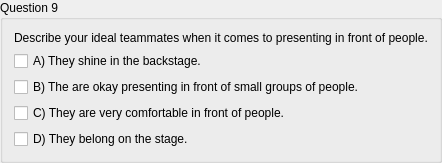
        <widget class="QGroupBox" name="groupBox_18">
         <property name="title">
          <string>Question 9</string>
         </property>
         <layout class="QGridLayout" name="gridLayout_20">
          <item row="2" column="0">
           <widget class="QCheckBox" name="checkBox_26">
            <property name="text">
             <string>B) The are okay presenting in front of small groups of people.</string>
            </property>
           </widget>
          </item>
          <item row="1" column="0">
           <widget class="QCheckBox" name="checkBox_25">
            <property name="text">
             <string>A) They shine in the backstage. </string>
            </property>
           </widget>
          </item>
          <item row="3" column="0">
           <widget class="QCheckBox" name="checkBox_27">
            <property name="text">
             <string>C) They are very comfortable in front of people.</string>
            </property>
           </widget>
          </item>
          <item row="0" column="0">
           <widget class="QLabel" name="label_19">
            <property name="text">
             <string>Describe your ideal teammates when it comes to presenting in front of people.</string>
            </property>
           </widget>
          </item>
          <item row="4" column="0">
           <widget class="QCheckBox" name="checkBox_28">
            <property name="text">
             <string>D) They belong on the stage.</string>
            </property>
           </widget>
          </item>
         </layout>
        </widget>
